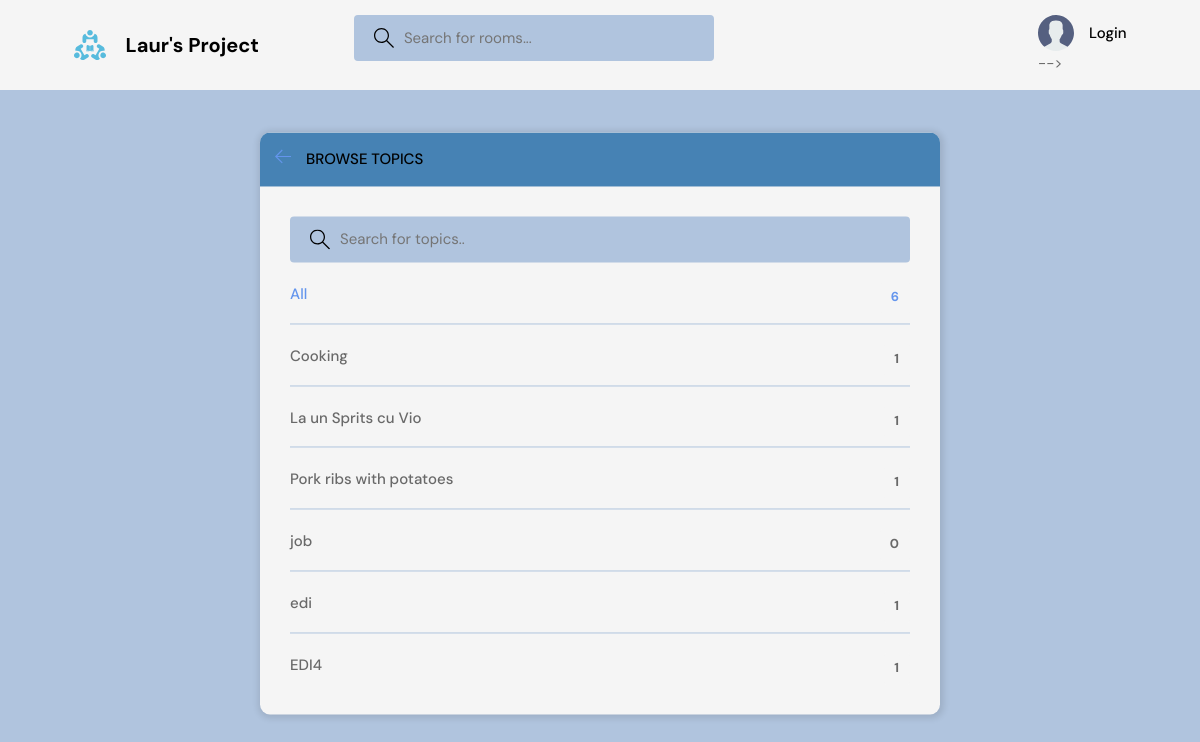
The app's page /topics-page/ with its own data.
### base/models.py (models this page shows, shortened)
class Topic(models.Model):
    name = models.CharField(max_length=200)

### base/views.py (the view)
# urls.py: path('topics-page/', views.topics_page, name='topics'),
def topics_page(request):
    q = request.GET.get('q') if request.GET.get('q') is not None else ''
    topics = Topic.objects.filter(name__icontains=q)
    return render(request, 'base/topics.html', {'topics': topics})

### base/templates/base/topics.html (shortened to what this page needs)
{% extends 'main.html' %}
{% block content %}
    <main class="create-room layout">
      <div class="container">
        <div class="layout__box">
          <div class="layout__boxHeader">
            <div class="layout__boxTitle">
              <a href="{% url 'home' %}">
                <svg version="1.1" xmlns="http://www.w3.org/2000/svg" width="32" height="32" viewBox="0 0 32 32">
                  <title>arrow-left</title>
                  <path
                    d="M13.723 2.286l-13.723 13.714 13.719 13.714 1.616-1.611-10.96-10.96h27.625v-2.286h-27.625l10.965-10.965-1.616-1.607z"
                  ></path>
                </svg>
              </a>
              <h3>Browse Topics</h3>
            </div>
          </div>
          <div class="topics-page layout__body">
            <form action="" method="GET" class="header__search">
              <label>
                <input name="q" placeholder="Search for topics.." />
              </label>
            </form>
            <ul class="topics__list">
              <li>
                <a href="{% url 'topics' %}" class="active">All <span>{{topics.count}}</span></a>
              </li>
                {% for topic in topics %}
              <li>
                <a href="{% url 'home' %}?q={{topic.name}}">{{ topic.name }} <span>{{ topic.room_set.all.count }}</span></a>
              </li>
                {% endfor %}
            </ul>
          </div>
        </div>
      </div>
    </main>
{% endblock content %}}

### static/styles/style.css (style rules this page uses)
:root { --color-main: #6495ed; --color-main-light: #000000; --color-dark: #f5f5f5; --color-dark-medium: #b0c4de; --color-dark-light: #4682b4; --color-light: #000000; --color-gray: #000000; --color-light-gray: #696969; --color-bg: #b0c4de; --color-success: #5dd693; --color-error: #fc4b0b; }
* { font-family: "DM Sans", -apple-system, BlinkMacSystemFont, "Segoe UI", Roboto, Oxygen, Ubuntu, Cantarell, "Open Sans", "Helvetica Neue", sans-serif; margin: 0; padding: 0; box-sizing: border-box; text-rendering: optimizeLegibility; font-size: inherit; }
html { font-size: 56.25%; }
@media only screen and (min-width: 1200px) { html { font-size: 62.5%; } }
body { line-height: 1.6; font-weight: 400; font-size: 1.5rem; color: var(--color-light-gray); background-color: var(--color-bg); min-height: 100vh; }
a { display: inline-block; color: var(--color-main); text-decoration: none; }
.container { max-width: 120rem; width: 90%; margin: auto; }
.header__search > label { background-color: var(--color-dark-medium); padding: 1.3rem 1rem; display: flex; align-items: center; gap: 1rem; border-radius: 4px; }
.header__search svg { fill: var(--color-gray); width: 2rem; height: 2rem; margin-left: 1rem; }
.header__search input { width: 30rem; background: transparent; border: none; outline: none; color: var(--color-light); }
.layout { margin-top: 2.4rem; }
.layout > .container { display: flex; justify-content: space-between; align-items: flex-start; }
.layout__box { width: 90%; max-width: 48rem; min-height: 40rem; position: absolute; top: 50%; left: 50%; transform: translate(-50%, -46%); background-color: var(--color-dark); border-radius: 1rem; box-shadow: 1px 1px 6px 3px rgba(0, 0, 0, 0.1); overflow: hidden; }
.layout__boxHeader { display: flex; padding: 1.5rem; background-color: var(--color-dark-light); }
.layout__boxTitle { display: flex; gap: 1.5rem; align-items: center; }
.layout__boxTitle h3 { text-transform: uppercase; font-weight: 500; color: var(--color-light); }
.layout__boxTitle svg { width: 1.6rem; height: 1.6rem; fill: var(--color-main); }
.layout__body { margin: 3rem; }
.topics__list { list-style: none; }
.topics__list li a { display: flex; justify-content: space-between; margin-bottom: 3rem; font-weight: 500; color: var(--color-light-gray); transition: all 0.3s ease-in-out; }
.topics__list li a.active, .topics__list li a:hover { color: var(--color-main); }
.topics__list li a span { padding: 0.5rem 1rem; background-color: var(--color-dark); border-radius: 3px; font-size: 1.3rem; font-weight: 700; letter-spacing: 1px; }
.topics-page .topics__list li:not(:last-child) a { margin: 2rem 0; padding-bottom: 1rem; text-decoration: none; border-bottom: 1px solid var(--color-dark-medium); }
.topics-page .header__search { display: block; }
.create-room.layout .layout__box { max-width: 68rem; }

### records on screen
Topic: name "Cooking", room_set.all.count "1"
Topic: name "La un Sprits cu Vio", room_set.all.count "1"
Topic: name "Pork ribs with potatoes", room_set.all.count "1"
Topic: name "job", room_set.all.count "0"
Topic: name "edi", room_set.all.count "1"
Topic: name "EDI4", room_set.all.count "1"

### other values on screen
{{ topics.count }} "6"
